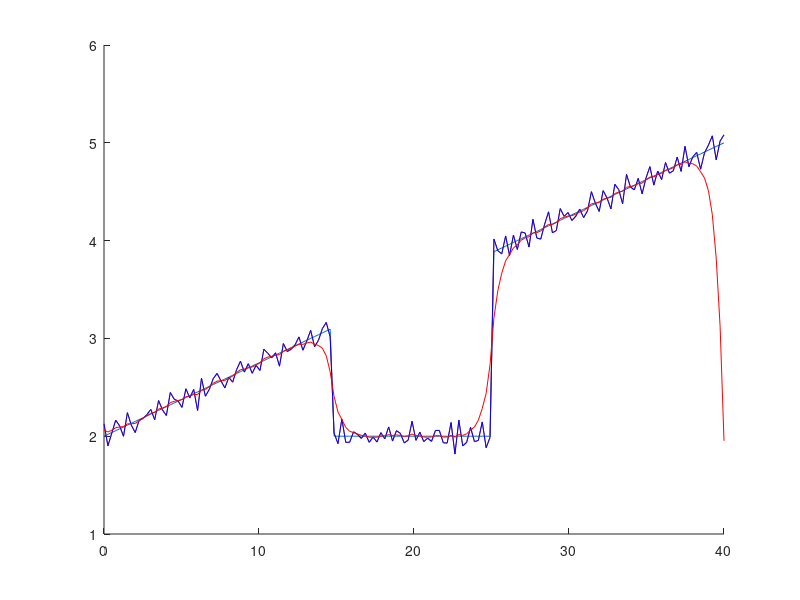

Here is the MATLAB script that generated this plot: (Note: this script raises an error after producing the figure.)
% close; 
% t = [-5:.5:99.5]'; 
% %t = [0:.5:100]'; 
% n = length(t); 
% 
% t0 = 12; 
% g0 = exp(1)/t0;
% g = zeros(n,1);
% for i = 1:n
%     if i > find(t == t0)
%         g(i)  = g0.*t(i).*exp(-t(i)/t0); 
%     end
% end
% %plot(t,g)
% G = zeros(n,n);
% 
% for i = 1:size(G,1)
%     for j = 1:size(G,2)
%         if i >= j 
%             G(i,j) = g0*(t(i)-t(j)).*exp(-(t(i)-t(j))./t0).*0.5;
%         end
%     end
% end
% 
% idx = find(t == 12); 
% s = zeros(n,1); s(1) = 1;
% %s = exp((-(t-8).^2)/8)+0.5*exp((-(t-25).^2/(2*8))); 
%     s1 = normpdf(t,7,2.5);
%     s1 = s1/max(s1); 
%     s2 = normpdf(t,20,2.5); 
%     s2 = (s2/max(s2))*.38; 
%     s  = [s1(1:39); s2(40:end)];
% % G = G(2:end,1:end-1);
% % s = s(2:end);
% % t = t(2:end); 
% test = G*s;
% plot(t,s); hold on; %axis([t(1) t(end) 0 6]);
% plot(t,test);
% %keyboard
% 
% [u, s, v] = svd(G);
% sd = diag(s); 





%% problem 2
close; 

n = 160; 
m=160; 
d = linspace(0,40,n'); 
st = 2; %slowness at top of well (s/km)
sb = 5; %slowness at bottom of well (s/km)
s = linspace(st,sb,n)'; % linear slowness increase linearly
s((3/8)*n:(5/8)*n) = 2; % modify s.t. n=15-25 = 2 s/m

G = tril(ones(m,n).*0.5); 
d1 = G*s; 

ns   = rand(m,1).*.1; % random noise with std=0.1
dns1 = d1+ns; % add noise to data
 
figure; hold on; 
plot(d, s); 
mest = inv(G'*G)*G'*dns1; 
plot(d, mest); 


[Usvd,Ssvd,Vsvd] = svd(G); 
r = rank(G);
% r = 100; 
Vsvd = Vsvd(:,1:r); 
Ssvd = Ssvd(1:r,1:r); 
Usvd = Usvd(:,1:r); 
Gsvd    = Vsvd*inv(Ssvd)*Usvd'; 
 mest3    = Gsvd*dns1;

plot(d,mest3, 'b'); 


sd = diag(Ssvd); 
a2 = 1; 
Fd = (sd.^2)./((sd.^2)+(a2.^2)); 
Fd = eye(r,r).*Fd; 

mest4 = Vsvd*Fd*inv(Ssvd)*Usvd'*dns1; 

plot(d,mest4,'r'); 


L = diff(diff(eye(n,n))); 
L = [[-1 1 zeros(1,n-2)]; L]; 
L = [L; [zeros(1,n-2) -1 1]]; 

[U,V,X,C,S] = gsvd(G,L); 
C = C(1:r,1:r); 
S = S(1:r,1:r); 
U = U(:,1:r); 
X = X(:,1:r); 


g = sqrt(diag(C'*C)./diag(S'*S));
a = 1; %1e20; %1e17; 
F = (g.^2)./((g.^2)+(a.^2)); 
F = eye(r,r).*F; 

Gi = inv(X)'*F*inv(C)*U';  

mest2 = (Gi)*dns1; 

plot(d,mest2, 'k'); 





%% problem 3

close all; 

% set r to be variable
r = sym('r');
% mass and inertia equations
Md = (4.*pi.*r.^2); 
Id = ((8/3).*pi.*r.^4); 
G  = [Md; Id]; 
M  = int(Md,r); 
I  = int(Id,r); 

%EARTH
% parameters for earth (data)
Re = 6.3708e6; 
Me = 5.972e24;
Ie = 8.034e37; 
d  = [Me; Ie];

% calculate q
q1 = eval(int(Md,r, 0, Re)); 
q2 = eval(int(Id,r, 0, Re)); 
q  = [q1; q2];

% set up to interate over all radii 
Ri = [0:50000:Re]; 
mest_all = []; 
k_all = [];

% interate over radii
for i=1:length(Ri)
    % radius
    ri = Ri(i); 
    % calculate H
    H0 = G*G'*((r-ri).^2); 
    H = eval(int(H0, 0, Re)); 
    %calculate c
    c = (inv(H)*q)./(q'*inv(H)*q);  
    % calculate mest
    mest = c'*d; 
    mest_all = [mest_all; mest]; 
    % calculate k
    k(r) = c'*G; 
    k_all = [k_all; eval(k(Ri))]; 
end

figure('units','normalized','outerposition',[0 0 .7 .5]); 
subplot(1,2,1)
plot(mest_all, Ri./1e3); 
title('Earth Density'); 
xlabel('Density (g/cm^3)'); 
ylabel('Radial Distance from center (km)'); 
xlim([3800 7800]); 
subplot(1,2,2)
pcolor(flipud(k_all)); shading flat;
colormap gray
title('Kernel K(r,rh)'); 

% MARS 
% parameters for mars (data)
Re = 3.389e6; 
Me = 0.642e24;
Ie = 2.709e36; 
d  = [Me; Ie];

% calculate q
q1 = eval(int(Md,r, 0, Re)); 
q2 = eval(int(Id,r, 0, Re)); 
q  = [q1; q2];

% set up to interate over all radii 
Ri = [0:50000:Re]; 
mest_all = []; 
k_all = [];

% interate over radii
for i=1:length(Ri)
    % radius
    ri = Ri(i); 
    % calculate H
    H0 = G*G'*((r-ri).^2); 
    H = eval(int(H0, 0, Re)); 
    %calculate c
    c = (inv(H)*q)./(q'*inv(H)*q);  
    % calculate mest
    mest = c'*d; 
    mest_all = [mest_all; mest]; 
    % calculate k
    k(r) = c'*G; 
    k_all = [k_all; eval(k(Ri))]; 
end

figure('units','normalized','outerposition',[0 0 .7 .5]); 
subplot(1,2,1)
plot(mest_all, Ri./1e3); 
title('Mars Density'); 
xlabel('Density (g/cm^3)'); 
ylabel('Radial Distance from center (km)'); 
xlim([3300 4700]); 
subplot(1,2,2)
pcolor(flipud(k_all)); shading flat;
colormap gray
title('Kernel K(r,rh)'); 








































